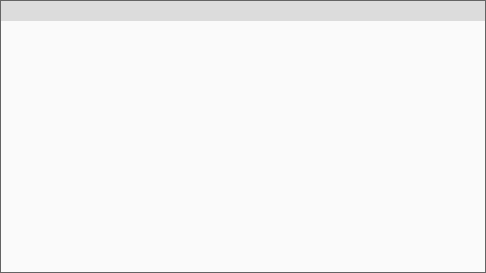
<?xml version="1.0" encoding="UTF-8"?>
<ui version="4.0">
 <class>VSCVWidget</class>
 <widget class="QWidget" name="VSCVWidget">
  <property name="geometry">
   <rect>
    <x>0</x>
    <y>0</y>
    <width>486</width>
    <height>273</height>
   </rect>
  </property>
  <property name="minimumSize">
   <size>
    <width>150</width>
    <height>0</height>
   </size>
  </property>
  <property name="font">
   <font>
    <family>나눔스퀘어_ac</family>
   </font>
  </property>
  <property name="windowTitle">
   <string>Avocado NVR video</string>
  </property>
  <property name="windowIcon">
   <iconset resource="../velibui.qrc">
    <normaloff>:/action/resources/libuivsc32.png</normaloff>:/action/resources/libuivsc32.png</iconset>
  </property>
  <property name="styleSheet">
   <string notr="true">background-color: rgb(100,100,100);</string>
  </property>
  <layout class="QVBoxLayout" name="verticalLayout_2">
   <property name="spacing">
    <number>0</number>
   </property>
   <property name="leftMargin">
    <number>0</number>
   </property>
   <property name="topMargin">
    <number>0</number>
   </property>
   <property name="rightMargin">
    <number>0</number>
   </property>
   <property name="bottomMargin">
    <number>0</number>
   </property>
   <item>
    <widget class="QWidget" name="videoWrapper" native="true">
     <property name="font">
      <font>
       <family>나눔스퀘어_ac</family>
      </font>
     </property>
     <property name="contextMenuPolicy">
      <enum>Qt::DefaultContextMenu</enum>
     </property>
     <property name="autoFillBackground">
      <bool>false</bool>
     </property>
     <property name="styleSheet">
      <string notr="true">background-color: rgb(100,100,100);</string>
     </property>
     <layout class="QVBoxLayout" name="verticalLayout">
      <property name="spacing">
       <number>0</number>
      </property>
      <property name="leftMargin">
       <number>1</number>
      </property>
      <property name="topMargin">
       <number>1</number>
      </property>
      <property name="rightMargin">
       <number>1</number>
      </property>
      <property name="bottomMargin">
       <number>1</number>
      </property>
      <item>
       <widget class="VSCVideoInfo" name="videoInfo" native="true">
        <property name="minimumSize">
         <size>
          <width>0</width>
          <height>20</height>
         </size>
        </property>
        <property name="maximumSize">
         <size>
          <width>16777215</width>
          <height>20</height>
         </size>
        </property>
        <property name="font">
         <font>
          <family>나눔스퀘어_ac</family>
         </font>
        </property>
        <property name="styleSheet">
         <string notr="true">background-color:rgb(220, 220, 220)</string>
        </property>
       </widget>
      </item>
      <item>
       <widget class="VideoWidget" name="video" native="true">
        <property name="minimumSize">
         <size>
          <width>0</width>
          <height>0</height>
         </size>
        </property>
        <property name="maximumSize">
         <size>
          <width>16777215</width>
          <height>16777215</height>
         </size>
        </property>
        <property name="font">
         <font>
          <family>나눔스퀘어_ac</family>
         </font>
        </property>
        <property name="autoFillBackground">
         <bool>false</bool>
        </property>
        <property name="styleSheet">
         <string notr="true">background-color:rgb(250,250,250)</string>
        </property>
       </widget>
      </item>
     </layout>
    </widget>
   </item>
  </layout>
 </widget>
 <customwidgets>
  <customwidget>
   <class>VideoWidget</class>
   <extends>QWidget</extends>
   <header>videowidget.h</header>
   <container>1</container>
  </customwidget>
  <customwidget>
   <class>VSCVideoInfo</class>
   <extends>QWidget</extends>
   <header>vscvideoinfo.h</header>
   <container>1</container>
  </customwidget>
 </customwidgets>
 <resources>
  <include location="../velibui.qrc"/>
 </resources>
 <connections/>
</ui>
